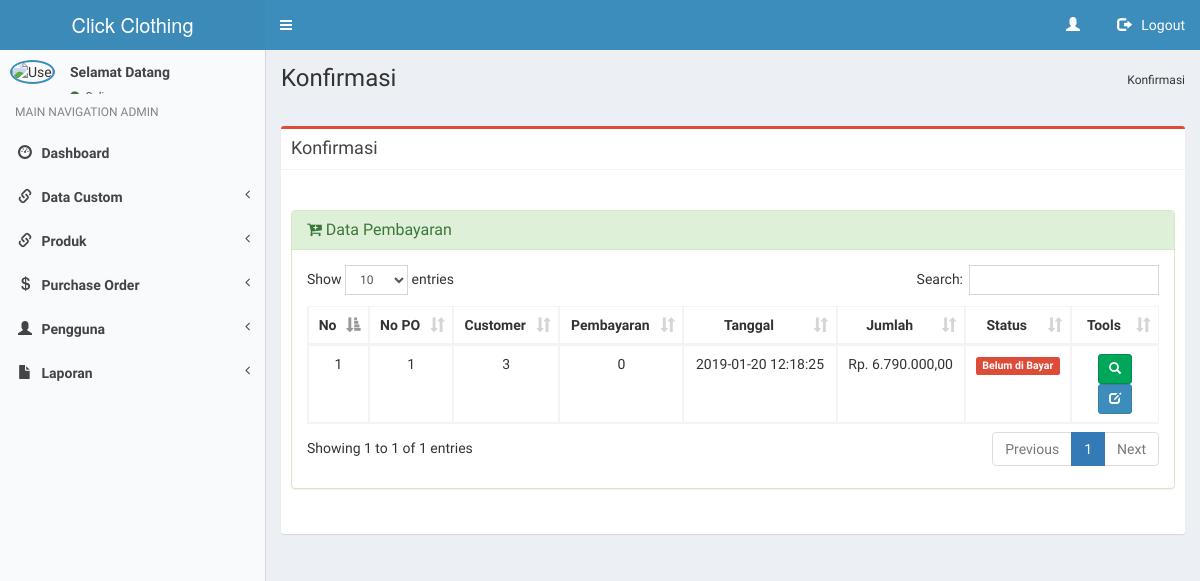
Before: /admin/konfirmasi.php with the older database file.
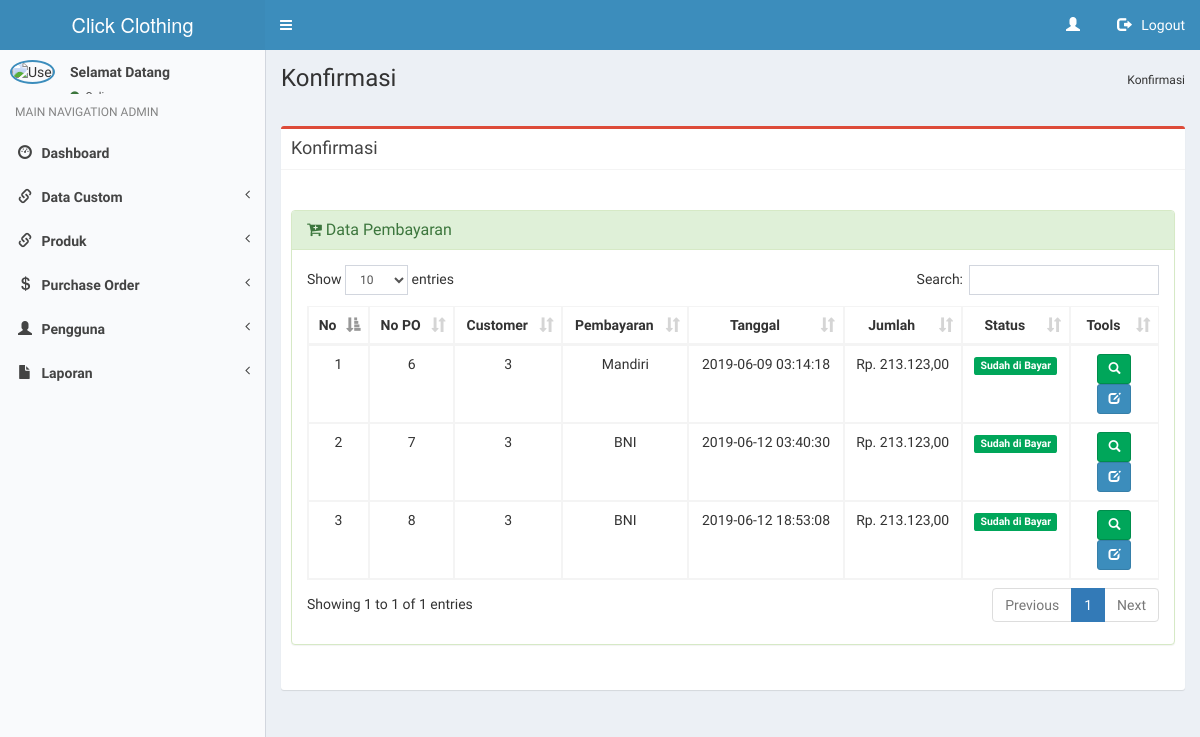
After: the same page with the newer database file.
### tables this page shows
CREATE TABLE `konfirmasi` (
  `id_kon` int(6) NOT NULL,
  `nopo` varchar(20) NOT NULL,
  `kd_cus` varchar(20) NOT NULL,
  `bayar_via` varchar(20) NOT NULL,
  `tanggal` datetime NOT NULL,
  `jumlah` int(10) NOT NULL,
  `bukti_transfer` text NOT NULL,
  `status` varchar(100) NOT NULL DEFAULT 'Belum'
);

### admin/konfirmasi.php (the view, shortened to what the changed rows need)
<?php include 'header.php' ; ?>
<div class="content-wrapper">
    <section class="content-header">
        <h1>
        Konfirmasi
        </h1>
    </section>
    <br />
    <section class="content">
        <div class="row">
            <div class="col-xs-12">
              <div class="box box-danger">
                    <div class="box-body">
                <section class="content">
                    <div class="row">
                        <div class="row">
                            <div class="col-lg-12">
                                <div class="panel panel-success">
                                    <div class="panel-body">
                                            <?php
                                            $query1="select * from konfirmasi";
                                            $tampil=mysqli_query($koneksi, $query1) or die(mysqli_error());
                                            ?>
                                            <table id="example" class="table table-hover table-bordered">
                                                <thead>
                                                    <tr>
                                                        <th><center>No </center></th>
                                                        <th><center>No PO </center></th>
                                                        <th><center>Customer </i></center></th>
                                                        <th><center>Pembayaran </center></th>
                                                        <th><center>Tanggal </center></th>
                                                        <th><center>Jumlah </center></th>
                                                        <th><center>Status </center></th>
                                                        <th><center>Tools</center></th>
                                                    </tr>
                                                </thead>
                                                <?php
                                                $no=0;
                                                while($data=mysqli_fetch_array($tampil))
                                                    { $no++; ?>
                                                        <tbody>
                                                            <tr>
                                                                <td><center><?php echo $no; ?></center></td>
                                                                <td><center><?php echo $data['nopo'];?></center></td>
                                                                <td><center><?php echo $data['kd_cus'];?></center></td>
                                                                <td><center><?php echo $data['bayar_via']; ?></center></td>
                                                                <td><center><?php echo $data['tanggal']; ?></center></td>
                                                                <td><center>Rp. <?php echo number_format($data['jumlah'],2,",",".");?></center></td>
                                                                <td><center><?php
                                                                if($data['status'] == 'Bayar'){
                                                                    echo '<span class="label label-success">Sudah di Bayar</span>';
                                                                }
                                                                else if ($data['status'] == 'Belum' ){
                                                                    echo '<span class="label label-danger">Belum di Bayar</span>';
                                                                }else{
                                                                    echo $data['status'];
                                                                }
                                                                ?>
                                                            </center></td>
                                                            <td><center><div id="thanks"><a class="btn btn-sm btn-success" data-placement="bottom" data-toggle="tooltip" title="Detail Konfirmasi" href="detail-konfirmasi.php?hal=detail&kd=<?php echo $data['id_kon'];?>"><span class="glyphicon glyphicon-search"></span></a>
                                                                <a class="btn btn-sm btn-primary" data-placement="bottom" data-toggle="tooltip" title="Edit Konfirmasi" href="edit-konfirmasi.php?hal=edit&kode=<?php echo $data['id_kon'];?>"><span class="glyphicon glyphicon-edit"></span></a>
                                                            </center></td></tr></div>
                                                            <?php
                                                        }
                                                        ?>
                                            </div>
                                        </div>
                                    </div>
                                </div>
                            </section>
                    </div>
                </div>
            </div>
        </div>
    </section>
</div>
<?php include 'footer.php'; ?>

Changed rows visible on the page:
removed konfirmasi: nopo "1", kd_cus "3", bayar_via "0", tanggal "2019-01-20 12:18:25", jumlah "6.790.000,00", status "Belum di Bayar"
added konfirmasi: nopo "6", kd_cus "3", bayar_via "Mandiri", tanggal "2019-06-09 03:14:18", jumlah "213.123,00", status "Sudah di Bayar"
added konfirmasi: nopo "7", kd_cus "3", bayar_via "BNI", tanggal "2019-06-12 03:40:30", jumlah "213.123,00", status "Sudah di Bayar"
added konfirmasi: nopo "8", kd_cus "3", bayar_via "BNI", tanggal "2019-06-12 18:53:08", jumlah "213.123,00", status "Sudah di Bayar"
